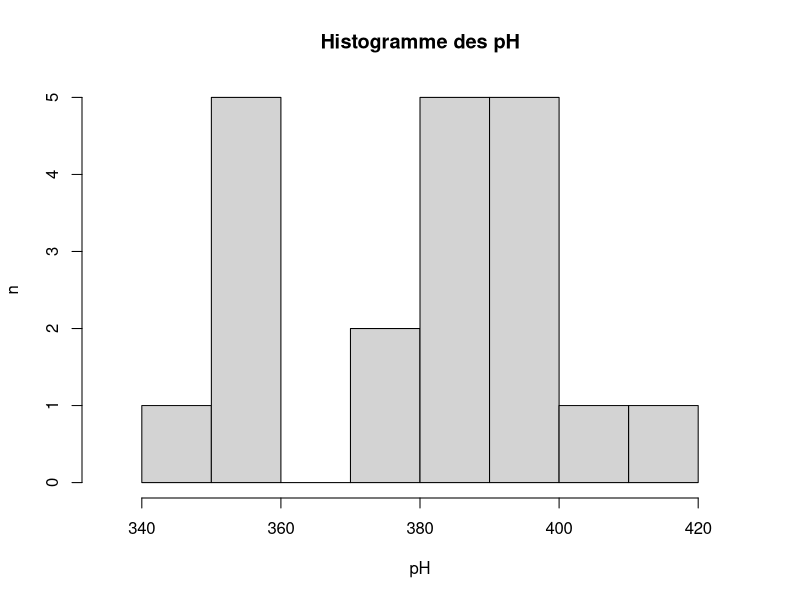
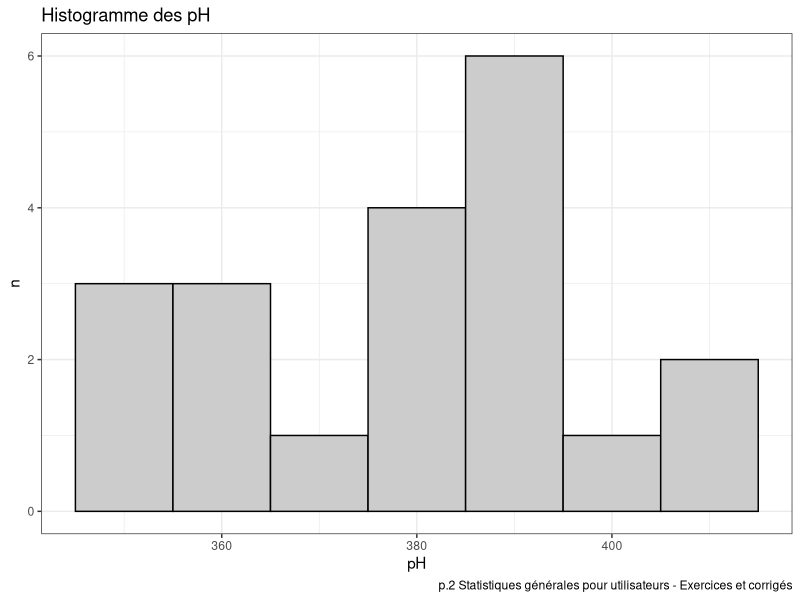
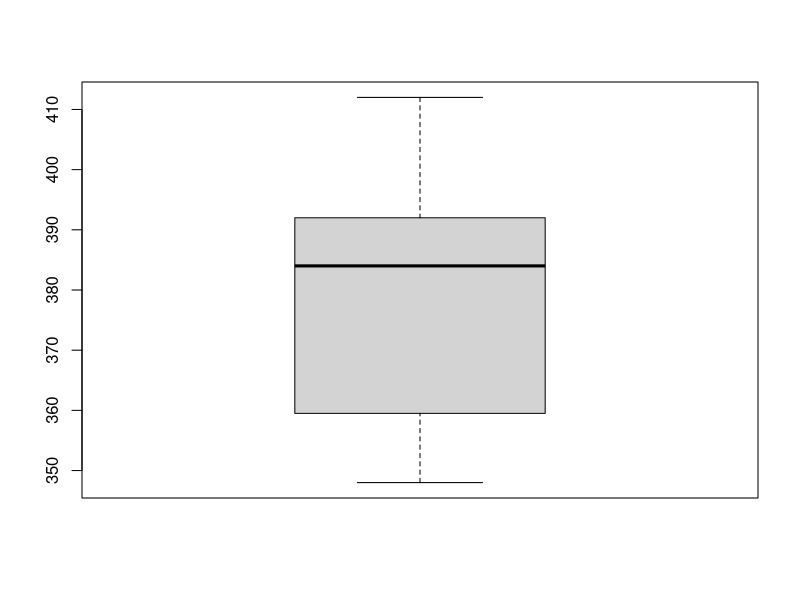
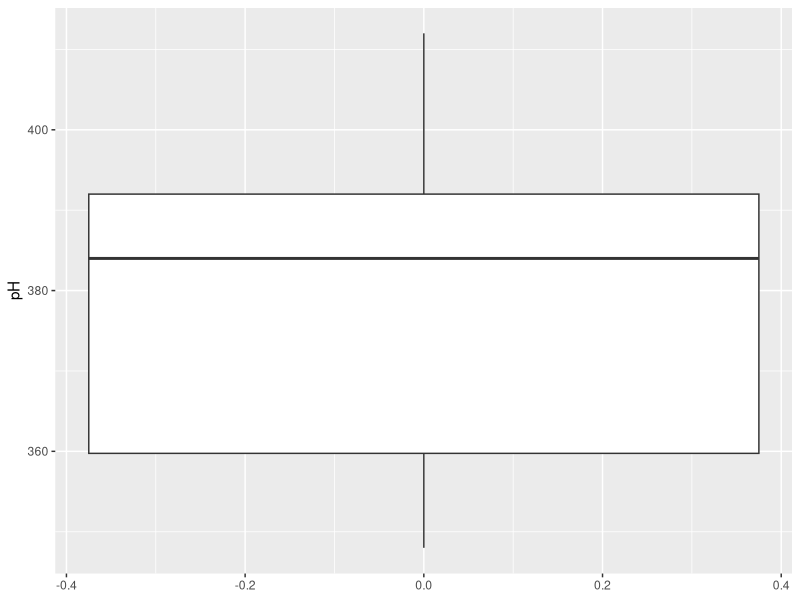

These charts were generated, in order, by the following R code:
## ---- chunk 1
#|label: load_packages
#|include: false
#|output: false
#|echo: false
#|warning: false
#|message: false
#|error: false

library(tidyverse)

## ---- chunk 2
#|label: load_data

tib <- read_csv2("data/chap1_ex2.csv") |> tibble()
pH <- tib$pH
pH

## ---- chunk 3
#| label: moyenne
#| 

tib |> 
  summarize(moyenne = sum(pH)/n())

sum(pH)/length(pH)

mean(pH)

## ---- chunk 4
#| label: variance
#| 

tib |> 
  summarize(variance = sum((pH - mean(pH))^2 / (n() - 1)))

sum((pH - mean(pH))^2) / (length(pH) - 1)

var(pH)

## ---- chunk 5
#| label: ecart_type
#| 

tib |> 
  summarize(ecart_type = sqrt(sum((pH - mean(pH))^2 / (n() - 1))))

sqrt(sum((pH - mean(pH))^2) / (length(pH) - 1))

sd(pH)

## ---- chunk 6
#|label: histo

hist(pH, main = "Histogramme des pH", xlab = "pH", ylab = "n", xlim = c(335, 425))

tib |> ggplot(aes(x = pH)) +
  geom_histogram(binwidth = 10, color = "black", fill = "grey80") +
  theme_bw() +
  labs(
    title = "Histogramme des pH",
    caption = "p.2 Statistiques générales pour utilisateurs - Exercices et corrigés"
  ) +
  ylab("n") +
  xlab("pH")
  


## ---- chunk 7
#|label: boxplot

boxplot(pH)

tib |> ggplot(aes(y = pH)) +
  geom_boxplot()

